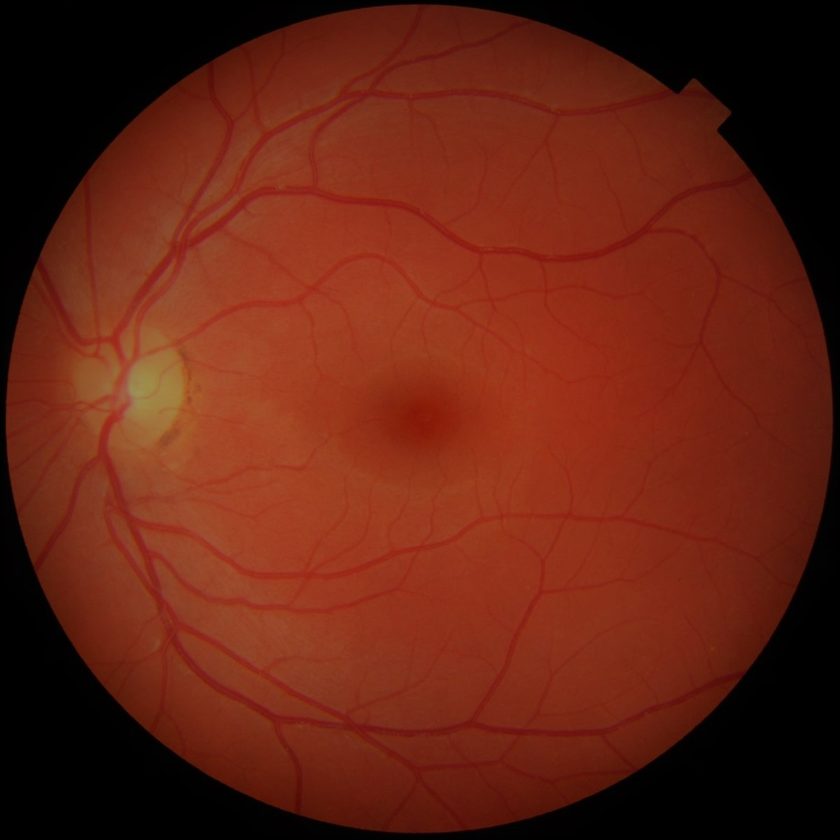
#> input picture 2/data/retina.png, 840 x 840 px, shrunk from 1200 x 1200 before the run
$ python myHM.py
#> lines starting #> are read from the running program, lines starting #| are printed output that depends on the picture
import numpy as np
from PIL import Image ##This library is used to show and load images (imp)
from matplotlib import pyplot as plt

def hist_eq_color(img_arr):  #histogram equalizer for colored images
	img_res=np.copy(img_arr)
	hist_data=[[0]*256,[0]*256,[0]*256] # calculating hist data for all intensity values for all the channels in a Colored Image
	for i in range(img_arr.shape[0]):
		 for j in range(img_arr.shape[1]):
				for k in range(img_arr.shape[2]):
					hist_data[k][img_arr[i,j,k]]+=1


	cf_sum=[[0]*256,[0]*256,[0]*256]  #calculating CDF for all the channels of an Image
	for i in range(len(cf_sum)):
		 for j in range(len(hist_data[i])):
				cf_sum[i][j]=sum(hist_data[i][:j+1])

	#print(cf_sum)
	cf_p=[[cf_sum[j][i]/(img_arr.shape[0]*img_arr.shape[1]) for i in range(len(cf_sum[j]))] for j in range(len(cf_sum))] #finding probabilities of CDF for all the channels
	#print(cf_p)
	for i in range(img_arr.shape[0]):
		 for j in range(img_arr.shape[1]):
				for k in range(img_arr.shape[2]):
					img_res[i,j,k]=256*cf_p[k][img_arr[i,j,k]] #giving pixel value to  new_image based on cdf of given image as input
	return img_res

def hist_match_color(img_ref_arr,img_inp_arr):  # function for calculating histogram matched image with refrence image
	img_res=np.copy(img_inp_arr)
	hist_ref_data=[[0]*256,[0]*256,[0]*256]  # calculate histogram equalized image for input and refrenced images
	hist_inp_data=[[0]*256,[0]*256,[0]*256]
	for i in range(img_ref_arr.shape[0]):
		for j in range(img_ref_arr.shape[1]):
			for k in range(img_ref_arr.shape[2]):
				hist_ref_data[k][img_ref_arr[i,j,k]]+=1

	for i in range(img_inp_arr.shape[0]):
		for j in range(img_inp_arr.shape[1]):
			for k in range(img_inp_arr.shape[2]):
				hist_inp_data[k][img_inp_arr[i,j,k]]+=1


	cf_ref_sum=[[0]*256,[0]*256,[0]*256]
	for i in range(len(cf_ref_sum)):
		for j in range(len(hist_ref_data[i])):
			cf_ref_sum[i][j]=sum(hist_ref_data[i][:j+1])

	cf_inp_sum=[[0]*256,[0]*256,[0]*256]
	for i in range(len(cf_inp_sum)):
		for j in range(len(hist_inp_data[i])):
			cf_inp_sum[i][j]=sum(hist_inp_data[i][:j+1])

	inp_pixe=[[0]*256,[0]*256,[0]*256]  # here histogram matching is performed
	for i in range(len(cf_ref_sum)):
		for j in range(len(cf_inp_sum[i])):
			for k in range(j,len(cf_ref_sum[i])):
				#print(i,j,k,cf_inp_sum[i][j],cf_ref_sum[i][k])
				if (cf_inp_sum[i][j]/cf_ref_sum[i][k] > 0.85  and cf_inp_sum[i][j]/cf_ref_sum[i][k] <= 1):# or (cf_ref_sum[i][j]/cf_inp_sum[i][k] > 0.85 and cf_ref_sum[i][j]/cf_inp_sum[i][k] <= 1):
					#print(i,j,k,cf_inp_sum[i][j],cf_ref_sum[i][k])
					inp_pixe[i][j]=k
					break;
	#print(cf_inp_sum,'----------',cf_ref_sum)
	for i in range(img_inp_arr.shape[0]):
		for j in range(img_inp_arr.shape[1]):
			for k in range(img_inp_arr.shape[2]):
				#print(i,j,k,img_inp_arr[i,j,k])
				img_res[i,j,k]=inp_pixe[k][img_inp_arr[i,j,k]] # after performing histogram matching new pixel values allocated to the output image
	return img_res


if __name__ == '__main__':
	img_eye_inp=Image.open("../data/retina.png") #Opening all given images using PIL
#> img_eye_inp is the input picture: PIL image 840x840 RGB; mean R, G, B 101, 35.2, 19.1
	img_eye_ref=Image.open("../data/retinaRef.png")
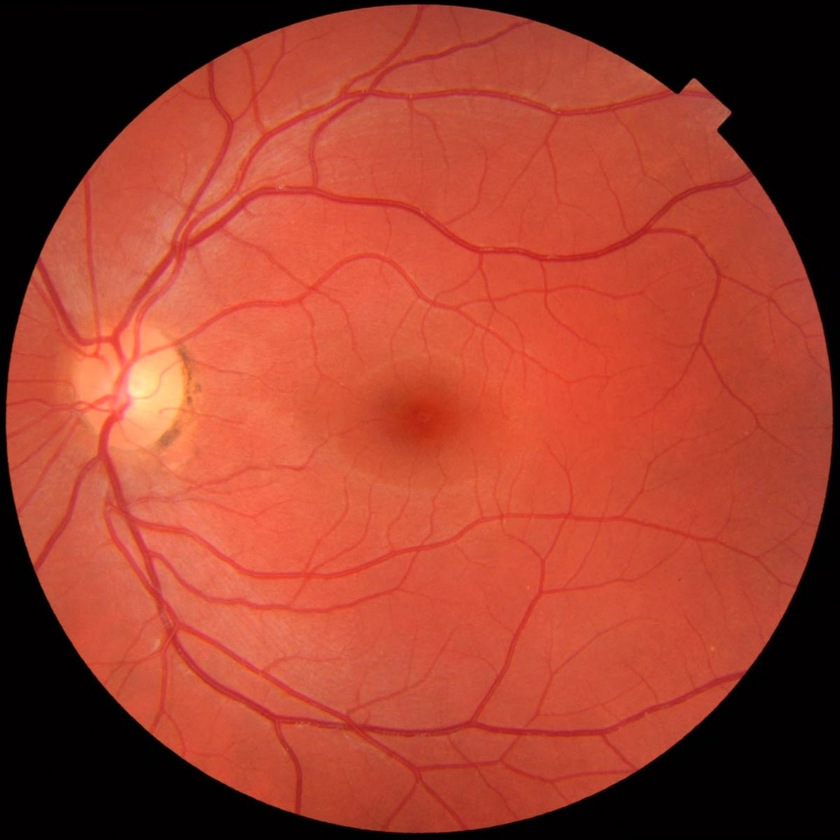
#> input picture 2/data/retinaRef.png, 840 x 840 px, shrunk from 1200 x 1200 before the run
#> img_eye_ref is the input picture: PIL image 840x840 RGB; mean R, G, B 159.5, 63.5, 46.2
	img_eye_inp_arr=np.array(img_eye_inp) #converting all PIL images into numpy nd array
	img_eye_ref_arr=np.array(img_eye_ref)
	img_eye_res=hist_match_color(img_eye_ref_arr,img_eye_inp_arr) # histogram matched image
	img_eye_heq=hist_eq_color(img_eye_inp_arr) #histogram equalized image
#> after the loop in hist_eq_color, `for i in range(img_arr.shape[0]):`:
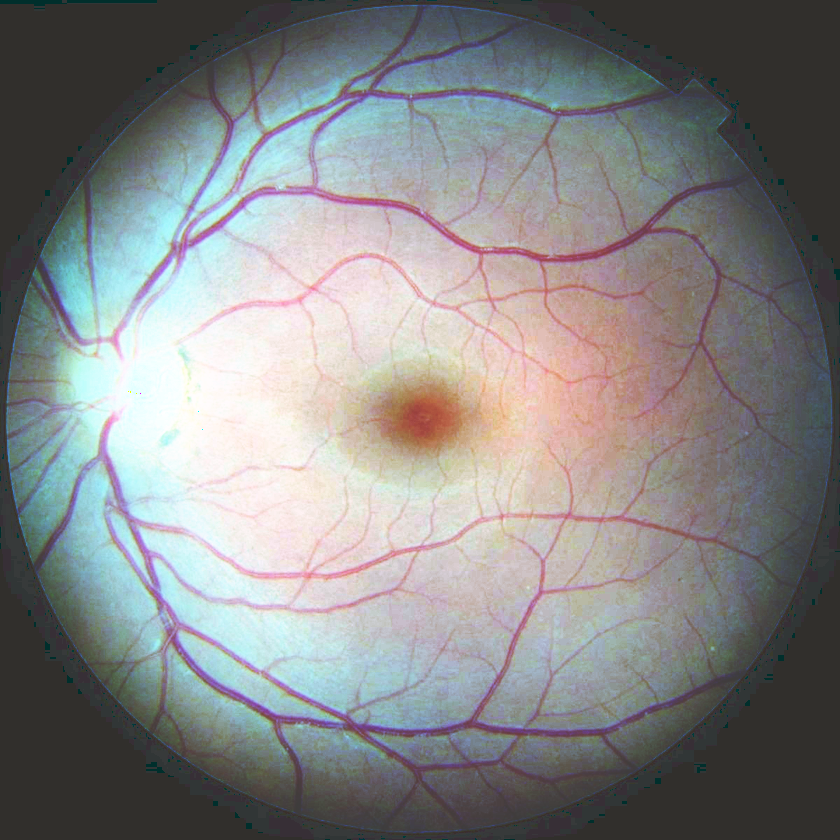
#> img_res: shape (840, 840, 3); mean R, G, B 133.2, 133.6, 134.1
	img_eye_inp.show("Original Image") #show original image
	Image.fromarray(img_eye_res.astype('uint8')).show()  # show histogram matched image
	#Image.fromarray(img_eye_heq.astype('uint8')).show()
	fig=plt.figure(figsize=(8,8))  #showing colored map for ouput,input,refrenced images
	fig.add_subplot(3,1,1)
	plt.imshow(img_eye_inp)
	plt.colorbar()
	fig.add_subplot(3,1,2)
	plt.imshow(Image.fromarray(img_eye_res.astype('uint8')))
	plt.colorbar()
	fig.add_subplot(3,1,3)
	plt.imshow(Image.fromarray(img_eye_heq.astype('uint8')))
	plt.colorbar()
	plt.show()
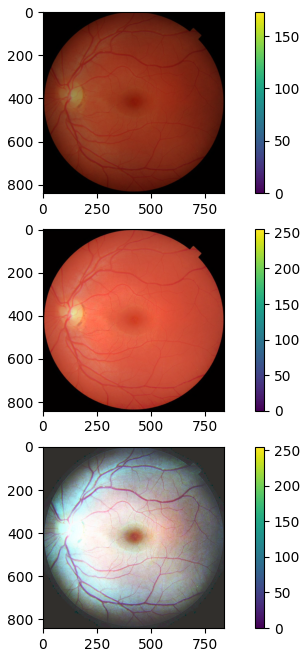
#> figure drawn by matplotlib, 6 panels
